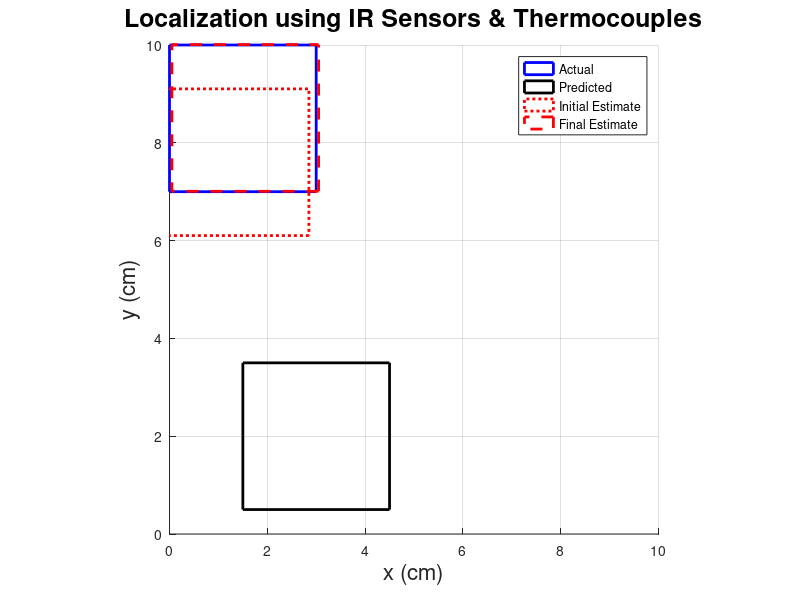

This chart was generated by the following MATLAB code:
close all;
clear all;
clc;

dt=0.2; %time step
T_f=5; %final time
T=0:dt:T_f;
test_case = 3; %1=IR, 2=thermocouple, 3=both

x_actual=[1.5;8.5];
x_pred=[3;2]; 
thermo=[1, 9;
               1, 1;
               5, 5;
               9, 9;
               9, 1]; %thermocouple position    

A=[1 0;0 1];
Q=[0.01 0;0 0.01]; %uncertainty related to system model

%uncertainty related to measurement model
if test_case==1
    R=[3.49e-6, 0, 0, 0; 0, 5.67e-5, 0, 0; 0, 0, 5.75e-6, 0; 0, 0, 0, 5.75e-6]; 
elseif test_case==2
    R=[7.09e-7, 0, 0, 0, 0;
         0, 7.09e-7, 0, 0, 0;
         0, 0, 7.09e-7, 0, 0;
         0, 0, 0, 7.09e-7, 0;
         0, 0, 0, 0, 7.09e-7];
elseif test_case==3
    R=[3.49e-6, 0, 0, 0, 0, 0, 0, 0, 0;
          0, 5.67e-5, 0, 0, 0, 0, 0, 0, 0;
          0, 0, 5.75e-6, 0, 0, 0, 0, 0, 0;
          0, 0, 0, 5.75e-6, 0, 0, 0, 0, 0;
          0, 0, 0, 0, 7.09e-7, 0, 0, 0, 0;
          0, 0, 0, 0, 0, 7.09e-7, 0, 0, 0;
          0, 0, 0, 0, 0, 0, 7.09e-7, 0, 0;
          0, 0, 0, 0, 0, 0, 0, 7.09e-7, 0;
          0, 0, 0, 0, 0, 0, 0, 0, 7.09e-7];
end
    
P_0=1; %initial guess for covariance

x=zeros(2,length(T)+1); %initialize state vector
x(:,1)=x_actual;
x_hat=x_pred; %initialize prediction state vector

for k=1 : length(T)
    w_k=[Q(1,1)*randn(1);Q(2,2)*randn(1)]; %system noise
    if test_case==1
        v_k=[R(1,1)*randn(1); R(2,2)*randn(1); R(3,3)*randn(1); R(4,4)*randn(1)]; %measurement noise
    elseif test_case==2
        v_k=[R(1,1)*randn(1); R(2,2)*randn(1); R(3,3)*randn(1); R(4,4)*randn(1); R(5,5)*randn(1)];
    elseif test_case==3
        v_k=[R(1,1)*randn(1); R(2,2)*randn(1); R(3,3)*randn(1); R(4,4)*randn(1);
                 R(5,5)*randn(1); R(6,6)*randn(1); R(7,7)*randn(1); R(8,8)*randn(1); R(9,9)*randn(1)];
    end

    x(:,k+1)=A*x(:,k)+w_k; %system model equation

    %measurement models
    if test_case==1
        y(:,k)=[7.4E-4*x(1,k)^2 - 0.0932*x(1,k) + 2.96;
               2.18E-4*x(1,k)^2 - 0.0527*x(1,k) + 3.23;
               4.55E-3*x(2,k)^2 - 0.236*x(2,k) + 3.34;
               4.55E-3*x(2,k)^2 - 0.236*x(2,k) + 3.34]+v_k; 
    elseif test_case==2
        thermo_dist=[sqrt((abs(x(1,k)-thermo(1,1)))^2+(abs(x(2,k)-thermo(1,2)))^2);
                              sqrt((abs(x(1,k)-thermo(2,1)))^2+(abs(x(2,k)-thermo(2,2)))^2);
                              sqrt((abs(x(1,k)-thermo(3,1)))^2+(abs(x(2,k)-thermo(3,2)))^2);
                              sqrt((abs(x(1,k)-thermo(4,1)))^2+(abs(x(2,k)-thermo(4,2)))^2);
                              sqrt((abs(x(1,k)-thermo(5,1)))^2+(abs(x(2,k)-thermo(5,2)))^2)];       
                          
        y(:,k)=[0.0006*thermo_dist(1)^2 - 0.0094*thermo_dist(1) + 1.4499;
                    0.0006*thermo_dist(2)^2 - 0.0094*thermo_dist(2) + 1.4499;
                    0.0006*thermo_dist(3)^2 - 0.0094*thermo_dist(3) + 1.4499;
                    0.0006*thermo_dist(4)^2 - 0.0094*thermo_dist(4) + 1.4499;
                    0.0006*thermo_dist(5)^2 - 0.0094*thermo_dist(5) + 1.4499] + v_k;
    elseif test_case==3
        thermo_dist=[sqrt((abs(x(1,k)-thermo(1,1)))^2+(abs(x(2,k)-thermo(1,2)))^2);
                              sqrt((abs(x(1,k)-thermo(2,1)))^2+(abs(x(2,k)-thermo(2,2)))^2);
                              sqrt((abs(x(1,k)-thermo(3,1)))^2+(abs(x(2,k)-thermo(3,2)))^2);
                              sqrt((abs(x(1,k)-thermo(4,1)))^2+(abs(x(2,k)-thermo(4,2)))^2);
                              sqrt((abs(x(1,k)-thermo(5,1)))^2+(abs(x(2,k)-thermo(5,2)))^2)];               
        
        y(:,k)=[7.4E-4*x(1,k)^2 - 0.0932*x(1,k) + 2.96;
               2.18E-4*x(1,k)^2 - 0.0527*x(1,k) + 3.23;
               4.55E-3*x(2,k)^2 - 0.236*x(2,k) + 3.34;
               4.55E-3*x(2,k)^2 - 0.236*x(2,k) + 3.34;
               0.0006*thermo_dist(1)^2 - 0.0094*thermo_dist(1) + 1.4499;
               0.0006*thermo_dist(2)^2 - 0.0094*thermo_dist(2) + 1.4499;
               0.0006*thermo_dist(3)^2 - 0.0094*thermo_dist(3) + 1.4499;
               0.0006*thermo_dist(4)^2 - 0.0094*thermo_dist(4) + 1.4499;
               0.0006*thermo_dist(5)^2 - 0.0094*thermo_dist(5) + 1.4499] +v_k ;
    end
                
    %prediction
    x_hat_k=A*x_hat;
    P_k=A*P_0*A'+Q;
    
    if test_case==1
        h=[7.4E-4*x_hat_k(1)^2 - 0.0932*x_hat_k(1) + 2.96;
             2.18E-4*x_hat_k(1)^2 - 0.0527*x_hat_k(1) + 3.23;
             4.55E-3*x_hat_k(2)^2 - 0.236*x_hat_k(2) + 3.34;
             4.55E-3*x_hat_k(2)^2 - 0.236*x_hat_k(2) + 3.34];
         
             %update equation   
        H_k=[1.48E-3*x_hat_k(1)-0.0932, 0;
                 4.36E-4*x_hat_k(1)-0.0527, 0;
                 0, 9.1E-3*x_hat_k(2)-0.236;
                 0, 9.1E-3*x_hat_k(2)-0.236];
             
    elseif test_case==2
        thermo_dist=[sqrt((abs(x_hat_k(1)-thermo(1,1)))^2+(abs(x_hat_k(2)-thermo(1,2)))^2);
                              sqrt((abs(x_hat_k(1)-thermo(2,1)))^2+(abs(x_hat_k(2)-thermo(2,2)))^2);
                              sqrt((abs(x_hat_k(1)-thermo(3,1)))^2+(abs(x_hat_k(2)-thermo(3,2)))^2);
                              sqrt((abs(x_hat_k(1)-thermo(4,1)))^2+(abs(x_hat_k(2)-thermo(4,2)))^2);
                              sqrt((abs(x_hat_k(1)-thermo(5,1)))^2+(abs(x_hat_k(2)-thermo(5,2)))^2)];       
                          
        h=[0.0006*thermo_dist(1)^2 - 0.0094*thermo_dist(1) + 1.4499;
             0.0006*thermo_dist(2)^2 - 0.0094*thermo_dist(2) + 1.4499;
             0.0006*thermo_dist(3)^2 - 0.0094*thermo_dist(3) + 1.4499;
             0.0006*thermo_dist(4)^2 - 0.0094*thermo_dist(4) + 1.4499;
             0.0006*thermo_dist(5)^2 - 0.0094*thermo_dist(5) + 1.4499];
         
        %update equation
        H_k=[-0.0012*abs(x_hat_k(1)-thermo(1,1))+0.0094*abs(x_hat_k(1)-thermo(1,1))/thermo_dist(1),
                  -0.0012*abs(x_hat_k(2)-thermo(1,2))+0.0094*abs(x_hat_k(2)-thermo(1,2))/thermo_dist(1);
                  -0.0012*abs(x_hat_k(1)-thermo(2,1))+0.0094*abs(x_hat_k(1)-thermo(2,1))/thermo_dist(2),
                  -0.0012*abs(x_hat_k(2)-thermo(2,2))+0.0094*abs(x_hat_k(2)-thermo(2,2))/thermo_dist(2);
                  -0.0012*abs(x_hat_k(1)-thermo(3,1))+0.0094*abs(x_hat_k(1)-thermo(3,1))/thermo_dist(3),
                  -0.0012*abs(x_hat_k(2)-thermo(3,2))+0.0094*abs(x_hat_k(2)-thermo(3,2))/thermo_dist(3);
                  -0.0012*abs(x_hat_k(1)-thermo(4,1))+0.0094*abs(x_hat_k(1)-thermo(4,1))/thermo_dist(4),
                  -0.0012*abs(x_hat_k(2)-thermo(4,2))+0.0094*abs(x_hat_k(2)-thermo(4,2))/thermo_dist(4);
                  -0.0012*abs(x_hat_k(1)-thermo(5,1))+0.0094*abs(x_hat_k(1)-thermo(5,1))/thermo_dist(5),
                  -0.0012*abs(x_hat_k(2)-thermo(5,2))+0.0094*abs(x_hat_k(2)-thermo(5,2))/thermo_dist(5)];
    elseif test_case==3
        thermo_dist=[sqrt((abs(x_hat_k(1)-thermo(1,1)))^2+(abs(x_hat_k(2)-thermo(1,2)))^2);
                              sqrt((abs(x_hat_k(1)-thermo(2,1)))^2+(abs(x_hat_k(2)-thermo(2,2)))^2);
                              sqrt((abs(x_hat_k(1)-thermo(3,1)))^2+(abs(x_hat_k(2)-thermo(3,2)))^2);
                              sqrt((abs(x_hat_k(1)-thermo(4,1)))^2+(abs(x_hat_k(2)-thermo(4,2)))^2);
                              sqrt((abs(x_hat_k(1)-thermo(5,1)))^2+(abs(x_hat_k(2)-thermo(5,2)))^2)];
                          
         h=[7.4E-4*x_hat_k(1)^2 - 0.0932*x_hat_k(1) + 2.96;
             2.18E-4*x_hat_k(1)^2 - 0.0527*x_hat_k(1) + 3.23;
             4.55E-3*x_hat_k(2)^2 - 0.236*x_hat_k(2) + 3.34;
             4.55E-3*x_hat_k(2)^2 - 0.236*x_hat_k(2) + 3.34;
             0.0006*thermo_dist(1)^2 - 0.0094*thermo_dist(1) + 1.4499;
             0.0006*thermo_dist(2)^2 - 0.0094*thermo_dist(2) + 1.4499;
             0.0006*thermo_dist(3)^2 - 0.0094*thermo_dist(3) + 1.4499;
             0.0006*thermo_dist(4)^2 - 0.0094*thermo_dist(4) + 1.4499;
             0.0006*thermo_dist(5)^2 - 0.0094*thermo_dist(5) + 1.4499];
         
         %update equation
         H_k=[1.48E-3*x_hat_k(1)-0.0932, 0;
                 4.36E-4*x_hat_k(1)-0.0527, 0;
                 0, 9.1E-3*x_hat_k(2)-0.236;
                 0, 9.1E-3*x_hat_k(2)-0.236;
                 -0.0012*abs(x_hat_k(1)-thermo(1,1))+0.0094*abs(x_hat_k(1)-thermo(1,1))/thermo_dist(1), -0.0012*abs(x_hat_k(2)-thermo(1,2))+0.0094*abs(x_hat_k(2)-thermo(1,2))/thermo_dist(1);
                 -0.0012*abs(x_hat_k(1)-thermo(2,1))+0.0094*abs(x_hat_k(1)-thermo(2,1))/thermo_dist(2), -0.0012*abs(x_hat_k(2)-thermo(2,2))+0.0094*abs(x_hat_k(2)-thermo(2,2))/thermo_dist(2);
                 -0.0012*abs(x_hat_k(1)-thermo(3,1))+0.0094*abs(x_hat_k(1)-thermo(3,1))/thermo_dist(3), -0.0012*abs(x_hat_k(2)-thermo(3,2))+0.0094*abs(x_hat_k(2)-thermo(3,2))/thermo_dist(3);
                 -0.0012*abs(x_hat_k(1)-thermo(4,1))+0.0094*abs(x_hat_k(1)-thermo(4,1))/thermo_dist(4), -0.0012*abs(x_hat_k(2)-thermo(4,2))+0.0094*abs(x_hat_k(2)-thermo(4,2))/thermo_dist(4);
                 -0.0012*abs(x_hat_k(1)-thermo(5,1))+0.0094*abs(x_hat_k(1)-thermo(5,1))/thermo_dist(5), -0.0012*abs(x_hat_k(2)-thermo(5,2))+0.0094*abs(x_hat_k(2)-thermo(5,2))/thermo_dist(5)];
    end
    
    K=P_k*H_k'*inv(H_k*P_k*H_k'+R); %kalman gain
    
    x_hat=x_hat_k+K*(y(:,k)-h);
    P_0=(eye(2)-K*H_k)*P_k;
    
    %Store estimates
    x_S(:,k) = x_hat;

    if test_case==1
        y_hat(:,k) = [7.4E-4*x_hat(1)^2 - 0.0932*x_hat(1) + 2.96;
                        2.18E-4*x_hat(1)^2 - 0.0527*x_hat(1) + 3.23;
                        4.55E-3*x_hat(2)^2 - 0.236*x_hat(2) + 3.34;
                        4.55E-3*x_hat(2)^2 - 0.236*x_hat(2) + 3.34];
    elseif test_case==2
        thermo_dist=[sqrt((abs(x_hat(1)-thermo(1,1)))^2+(abs(x_hat(2)-thermo(1,2)))^2);
                              sqrt((abs(x_hat(1)-thermo(2,1)))^2+(abs(x_hat(2)-thermo(2,2)))^2);
                              sqrt((abs(x_hat(1)-thermo(3,1)))^2+(abs(x_hat(2)-thermo(3,2)))^2);
                              sqrt((abs(x_hat(1)-thermo(4,1)))^2+(abs(x_hat(2)-thermo(4,2)))^2);
                              sqrt((abs(x_hat(1)-thermo(5,1)))^2+(abs(x_hat(2)-thermo(5,2)))^2)]; 
        y_hat(:,k) = [0.0006*thermo_dist(1)^2 - 0.0094*thermo_dist(1) + 1.4499;
                            0.0006*thermo_dist(2)^2 - 0.0094*thermo_dist(2) + 1.4499;
                            0.0006*thermo_dist(3)^2 - 0.0094*thermo_dist(3) + 1.4499;
                            0.0006*thermo_dist(4)^2 - 0.0094*thermo_dist(4) + 1.4499;
                            0.0006*thermo_dist(5)^2 - 0.0094*thermo_dist(5) + 1.4499];
    elseif test_case==3
        thermo_dist=[sqrt((abs(x_hat(1)-thermo(1,1)))^2+(abs(x_hat(2)-thermo(1,2)))^2);
                              sqrt((abs(x_hat(1)-thermo(2,1)))^2+(abs(x_hat(2)-thermo(2,2)))^2);
                              sqrt((abs(x_hat(1)-thermo(3,1)))^2+(abs(x_hat(2)-thermo(3,2)))^2);
                              sqrt((abs(x_hat(1)-thermo(4,1)))^2+(abs(x_hat(2)-thermo(4,2)))^2);
                              sqrt((abs(x_hat(1)-thermo(5,1)))^2+(abs(x_hat(2)-thermo(5,2)))^2)]; 
        y_hat(:,k) = [7.4E-4*x_hat(1)^2 - 0.0932*x_hat(1) + 2.96;
                            2.18E-4*x_hat(1)^2 - 0.0527*x_hat(1) + 3.23;
                            4.55E-3*x_hat(2)^2 - 0.236*x_hat(2) + 3.34;
                            4.55E-3*x_hat(2)^2 - 0.236*x_hat(2) + 3.34;
                            0.0006*thermo_dist(1)^2 - 0.0094*thermo_dist(1) + 1.4499;
                            0.0006*thermo_dist(2)^2 - 0.0094*thermo_dist(2) + 1.4499;
                            0.0006*thermo_dist(3)^2 - 0.0094*thermo_dist(3) + 1.4499;
                            0.0006*thermo_dist(4)^2 - 0.0094*thermo_dist(4) + 1.4499;
                            0.0006*thermo_dist(5)^2 - 0.0094*thermo_dist(5) + 1.4499];
    end
end

%Plot full trajectory results
%figure;
%subplot(2,2,1)
%hold on
%plot(T,x(1,2:end)) %State
%plot(T,x_S(1,:)) %Estimation
%plot(T,xhat_S(1,:)) %Prediction
%title('X Position State and Estimates', 'FontSize', 18)
%xlabel('Time (s)', 'FontSize', 16);
%ylabel('Position (cm)', 'FontSize', 16);
%legend('State', 'Estimate');

%subplot(2,2,2)
%hold on;
%plot(T,x(2,2:end)) %State
%plot(T,x_S(2,:)) %Estimate
%plot(T,xhat_S(2,:)) %Prediction
%title('Y Position State and Estimates', 'FontSize', 18)
%xlabel('Time (s)', 'FontSize', 16);
%ylabel('Position (cm)', 'FontSize', 16);
%legend('State', 'Estimate');


rectangle('Position',[x_actual(1)-1.5 x_actual(2)-1.5 3 3], 'EdgeColor', 'b', 'LineWidth', 2)
rectangle('Position',[x_pred(1)-1.5 x_pred(2)-1.5 3 3], 'LineWidth', 2);
rectangle('Position',[x_S(1,1)-1.5 x_S(2,1)-1.5 3 3], 'EdgeColor', 'r', 'LineWidth', 2, 'LineStyle', ':');
rectangle('Position',[x_hat(1)-1.5 x_hat(2)-1.5 3 3], 'EdgeColor', 'r', 'LineWidth', 2, 'LineStyle', '--');
axis([0 10 0 10])
if test_case==1
    title('Localization using IR Sensors', 'FontSize', 18);
elseif test_case==2
    title('Localization using Thermocouples', 'FontSize',18);
else
    title('Localization using IR Sensors & Thermocouples', 'FontSize', 18);
end
xlabel('x (cm)', 'FontSize',16);
ylabel('y (cm)', 'FontSize', 16);
actual = line(NaN,NaN,'LineWidth',2,'Color','b');
predicted = line(NaN,NaN,'LineWidth',2, 'Color', 'black');
initial_estimate = line(NaN,NaN,'LineWidth',2,'LineStyle',':', 'Color', 'r');
final_estimate = line(NaN,NaN,'LineWidth',2,'LineStyle','--','Color','r');
grid on
pbaspect([1 1 1]);
set(gcf,'color','w');
legend('Actual','Predicted', 'Initial Estimate','Final Estimate');